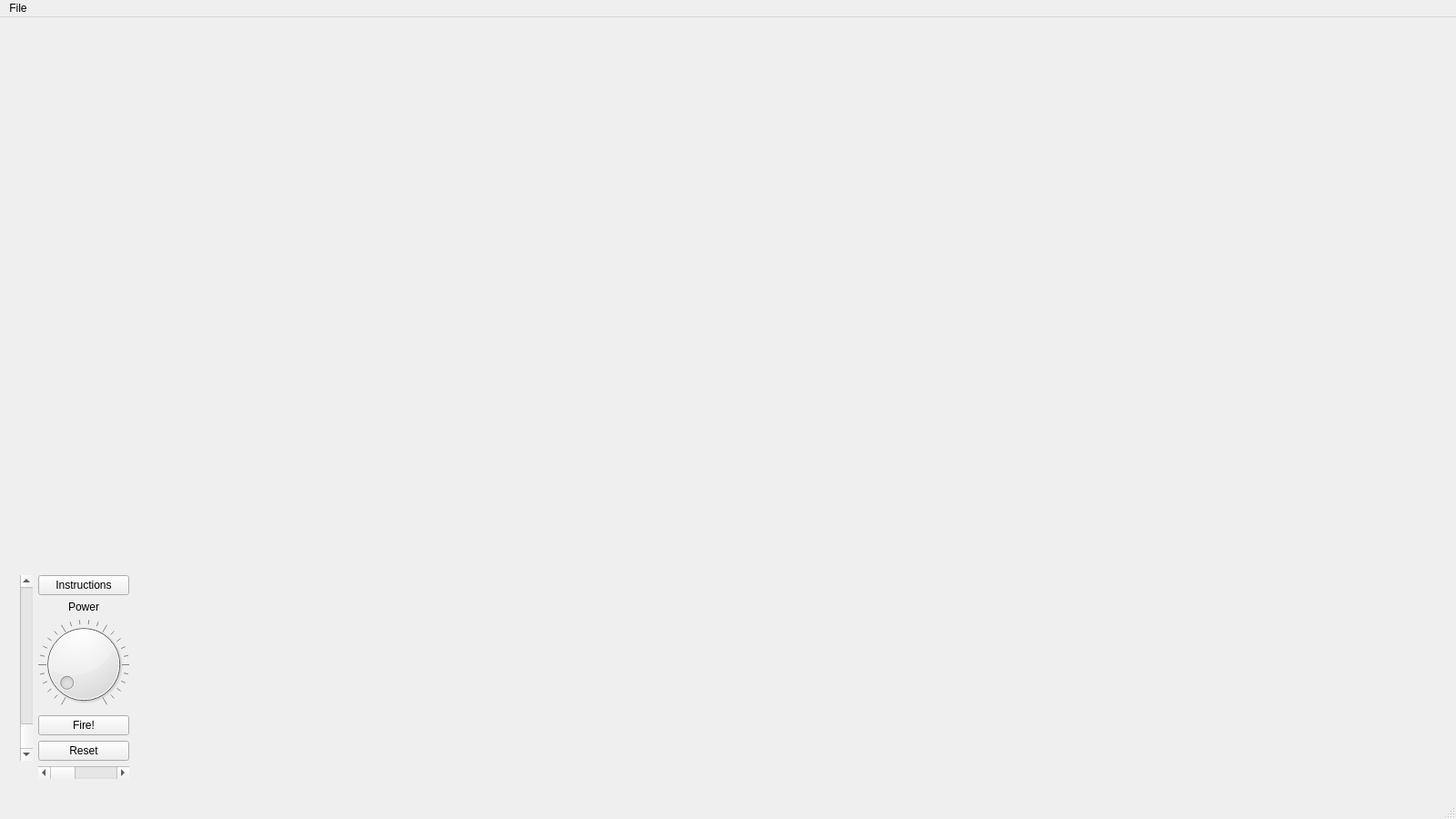
<?xml version="1.0" encoding="UTF-8"?>
<ui version="4.0">
 <class>MainWindowForm</class>
 <widget class="QMainWindow" name="MainWindowForm">
  <property name="geometry">
   <rect>
    <x>0</x>
    <y>0</y>
    <width>1600</width>
    <height>900</height>
   </rect>
  </property>
  <property name="sizePolicy">
   <sizepolicy hsizetype="Fixed" vsizetype="Fixed">
    <horstretch>0</horstretch>
    <verstretch>0</verstretch>
   </sizepolicy>
  </property>
  <property name="windowTitle">
   <string>Berserk Balls!</string>
  </property>
  <widget class="QWidget" name="centralWidget">
   <layout class="QGridLayout" name="gridLayout_2">
    <item row="0" column="0">
     <widget class="OSGWidget" name="graphics" native="true">
      <layout class="QGridLayout" name="gridLayout" rowstretch="1,0,0" columnstretch="0,0,1" columnminimumwidth="0,0,1">
       <item row="2" column="1">
        <widget class="QScrollBar" name="xDirectionBar">
         <property name="sizePolicy">
          <sizepolicy hsizetype="Expanding" vsizetype="Fixed">
           <horstretch>0</horstretch>
           <verstretch>0</verstretch>
          </sizepolicy>
         </property>
         <property name="minimum">
          <number>1</number>
         </property>
         <property name="maximum">
          <number>89</number>
         </property>
         <property name="value">
          <number>1</number>
         </property>
         <property name="orientation">
          <enum>Qt::Horizontal</enum>
         </property>
        </widget>
       </item>
       <item row="1" column="2">
        <spacer name="horizontalSpacer">
         <property name="orientation">
          <enum>Qt::Horizontal</enum>
         </property>
         <property name="sizeHint" stdset="0">
          <size>
           <width>40</width>
           <height>20</height>
          </size>
         </property>
        </spacer>
       </item>
       <item row="1" column="0">
        <widget class="QScrollBar" name="zDirectionBar">
         <property name="sizePolicy">
          <sizepolicy hsizetype="Fixed" vsizetype="Preferred">
           <horstretch>0</horstretch>
           <verstretch>0</verstretch>
          </sizepolicy>
         </property>
         <property name="minimum">
          <number>1</number>
         </property>
         <property name="maximum">
          <number>89</number>
         </property>
         <property name="pageStep">
          <number>1</number>
         </property>
         <property name="value">
          <number>89</number>
         </property>
         <property name="sliderPosition">
          <number>89</number>
         </property>
         <property name="orientation">
          <enum>Qt::Vertical</enum>
         </property>
         <property name="invertedAppearance">
          <bool>false</bool>
         </property>
         <property name="invertedControls">
          <bool>true</bool>
         </property>
        </widget>
       </item>
       <item row="0" column="1">
        <spacer name="verticalSpacer">
         <property name="orientation">
          <enum>Qt::Vertical</enum>
         </property>
         <property name="sizeHint" stdset="0">
          <size>
           <width>20</width>
           <height>40</height>
          </size>
         </property>
        </spacer>
       </item>
       <item row="1" column="1">
        <layout class="QVBoxLayout" name="verticalLayout" stretch="0,0,1,0,0">
         <item>
          <widget class="QPushButton" name="instructionsButton">
           <property name="text">
            <string>Instructions</string>
           </property>
          </widget>
         </item>
         <item>
          <widget class="QLabel" name="powerLabel">
           <property name="text">
            <string>Power</string>
           </property>
           <property name="alignment">
            <set>Qt::AlignCenter</set>
           </property>
          </widget>
         </item>
         <item>
          <widget class="QDial" name="powerDial">
           <property name="maximum">
            <number>500</number>
           </property>
           <property name="singleStep">
            <number>10</number>
           </property>
           <property name="pageStep">
            <number>100</number>
           </property>
           <property name="value">
            <number>20</number>
           </property>
           <property name="wrapping">
            <bool>false</bool>
           </property>
           <property name="notchesVisible">
            <bool>true</bool>
           </property>
          </widget>
         </item>
         <item>
          <widget class="QPushButton" name="startButton">
           <property name="text">
            <string>Fire!</string>
           </property>
          </widget>
         </item>
         <item>
          <widget class="QPushButton" name="resetButton">
           <property name="text">
            <string>Reset</string>
           </property>
          </widget>
         </item>
        </layout>
       </item>
      </layout>
     </widget>
    </item>
   </layout>
  </widget>
  <widget class="QMenuBar" name="menuBar">
   <property name="geometry">
    <rect>
     <x>0</x>
     <y>0</y>
     <width>1600</width>
     <height>22</height>
    </rect>
   </property>
   <widget class="QMenu" name="menuFile">
    <property name="title">
     <string>File</string>
    </property>
    <addaction name="actionExit"/>
   </widget>
   <addaction name="menuFile"/>
  </widget>
  <widget class="QStatusBar" name="statusBar"/>
  <action name="actionOpen">
   <property name="text">
    <string>Open</string>
   </property>
  </action>
  <action name="actionAbout">
   <property name="text">
    <string>About</string>
   </property>
  </action>
  <action name="actionSave">
   <property name="text">
    <string>Save</string>
   </property>
  </action>
  <action name="actionSave_As">
   <property name="text">
    <string>Save As</string>
   </property>
  </action>
  <action name="actionExit">
   <property name="text">
    <string>Exit</string>
   </property>
  </action>
 </widget>
 <layoutdefault spacing="6" margin="11"/>
 <customwidgets>
  <customwidget>
   <class>OSGWidget</class>
   <extends>QWidget</extends>
   <header>osgwidget.h</header>
   <container>1</container>
  </customwidget>
 </customwidgets>
 <resources/>
 <connections/>
</ui>
